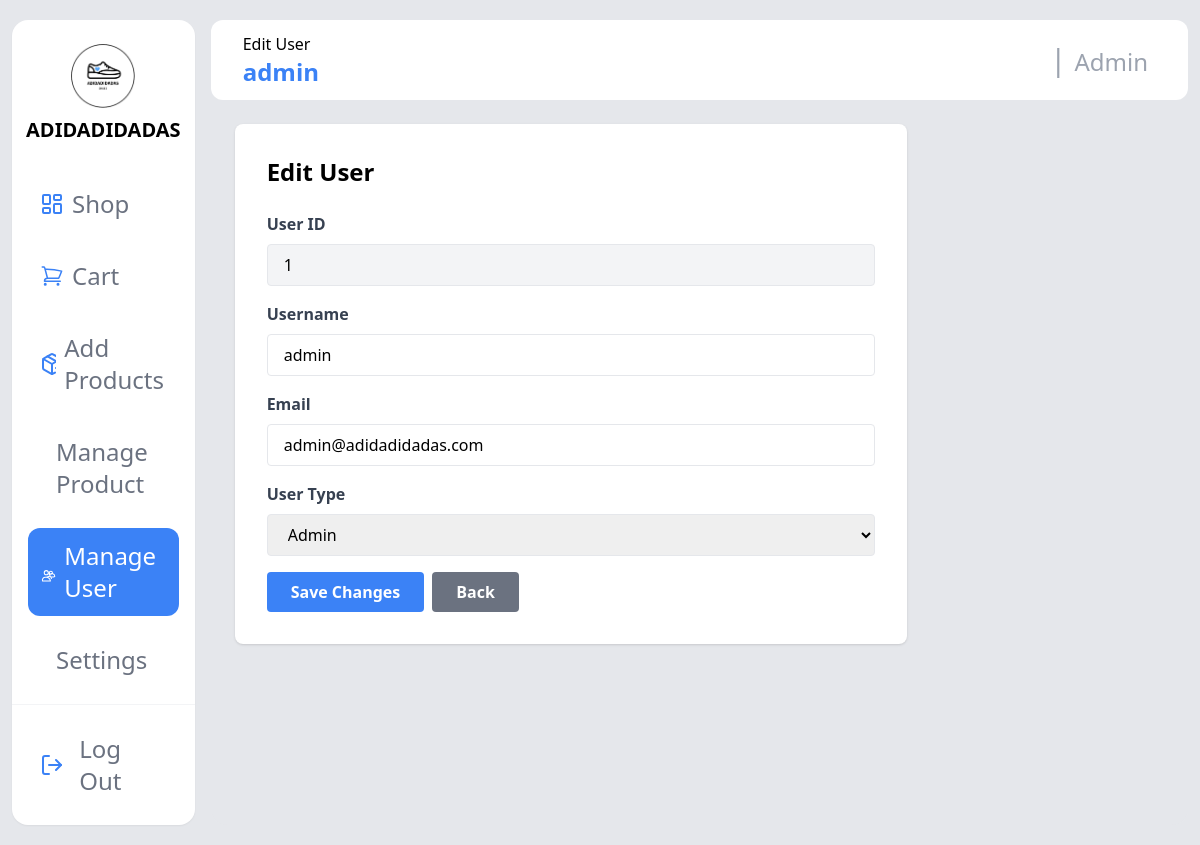
The page /edit_user.php?id=1 (signed in) on the database its author committed.
### tables this page shows
CREATE TABLE `tbl_user` (
  `user_id` int(11) NOT NULL AUTO_INCREMENT,
  `userName` varchar(255) NOT NULL UNIQUE,
  `email` varchar(250) NOT NULL UNIQUE,
  `userPassword` varchar(250) NOT NULL,
  `userType` enum('Admin', 'Staff', 'Customer') NOT NULL DEFAULT 'Customer',
  `profile_picture` varchar(255) NULL,
  `created_at` timestamp DEFAULT CURRENT_TIMESTAMP,
  `updated_at` timestamp DEFAULT CURRENT_TIMESTAMP ON UPDATE CURRENT_TIMESTAMP,
  PRIMARY KEY (`user_id`),
  INDEX `idx_email` (`email`),
  INDEX `idx_userType` (`userType`)
);

### edit_user.php (the view, shortened to what this page needs)
<?php
include 'connection.php';
$user = null;
if (isset($_GET['id'])) {
    $user_id = intval($_GET['id']);
    $sql = "SELECT user_id, userName, email, userType FROM tbl_user WHERE user_id = ?";
    $stmt = $conn->prepare($sql);
    $stmt->bind_param("i", $user_id);
    $stmt->execute();
    $result = $stmt->get_result();
    if ($result->num_rows > 0) {
        $user = $result->fetch_assoc();
    } else {
        header("Location: manage_users.php");
        exit();
    }
}
?>
<!DOCTYPE html>
<html lang="en">
<head>
    <script src="https://cdn.tailwindcss.com"></script>
</head>
<body>
    <div class="min-h-screen bg-gray-200 px-3 py-5 grid grid-cols-1 md:grid-cols-12 gap-4">
        <?php include 'components/sidebar.php'; ?>
        <div class="bg-gray-200 rounded-2xl col-span-1 md:col-span-10">
            <div class="bg-white h-20 rounded-xl w-full p-2 flex justify-between items-center">
                <div class="ps-6 w-full">
                    <span>Edit User</span>
                    <?php
                        if (isset($_SESSION['username'])) {
                            echo '<h1 class="text-2xl font-bold text-blue-500">' . htmlspecialchars($_SESSION['username']) . '</h1>';
                        }
                    ?>
                </div>
                <div class="flex justify-end items-center w-full p-4">
                    <div class="p-4 flex gap-2 items-center max-w-xs sm:max-w-sm md:max-w-md overflow-hidden">
                        <h1 class="text-3xl text-gray-400">|</h1>
                        <?php
                            if (isset($_SESSION['userType'])) {
                                echo '<div class="flex items-center gap-1 truncate">
                                        <h1 class="text-2xl text-gray-400 pt-1 truncate">' . htmlspecialchars($_SESSION['userType']) . '</h1>
                                      </div>';
                            }
                        ?>
                    </div>
                </div>
            </div>
            <div class="w-full p-6">
                <div class="bg-white rounded-lg shadow p-8 max-w-2xl">
                    <h3 class="text-2xl font-bold mb-6">Edit User</h3>
                    <?php if ($user): ?>
                        <form method="POST" class="space-y-4">
                            <div>
                                <label class="block text-gray-700 font-semibold mb-2">User ID</label>
                                <input type="text" disabled class="w-full px-4 py-2 border rounded bg-gray-100" value="<?php echo $user['user_id']; ?>">
                            </div>
                            <div>
                                <label class="block text-gray-700 font-semibold mb-2">Username</label>
                                <input type="text" name="username" required class="w-full px-4 py-2 border rounded focus:ring-2 focus:ring-blue-500 outline-none" value="<?php echo htmlspecialchars($user['userName']); ?>">
                            </div>
                            <div>
                                <label class="block text-gray-700 font-semibold mb-2">Email</label>
                                <input type="email" name="email" required class="w-full px-4 py-2 border rounded focus:ring-2 focus:ring-blue-500 outline-none" value="<?php echo htmlspecialchars($user['email']); ?>">
                            </div>
                            <div>
                                <label class="block text-gray-700 font-semibold mb-2">User Type</label>
                                <select name="usertype" required class="w-full px-4 py-2 border rounded focus:ring-2 focus:ring-blue-500 outline-none">
                                    <option value="Admin" <?php echo $user['userType'] === 'Admin' ? 'selected' : ''; ?>>Admin</option>
                                </select>
                            </div>
                            <div class="flex gap-2">
                                <button type="submit" class="bg-blue-500 text-white px-6 py-2 rounded hover:bg-blue-600 transition font-semibold">
                                    Save Changes
                                </button>
                                <a href="manage_users.php" class="bg-gray-500 text-white px-6 py-2 rounded hover:bg-gray-600 transition font-semibold">
                                    Back
                                </a>
                            </div>
                        </form>
                    <?php else: ?>
                        <p class="text-red-500">User not found</p>
                    <?php endif; ?>
                </div>
            </div>
        </div>
    </div>
</body>
</html>

### rows shown on the page
tbl_user: user_id "1", username "admin", email "admin@adidadidadas.com", usertype "Admin"

### other values the page prints
$_SESSION['username'] "admin"
$_SESSION['userType'] "Admin"
